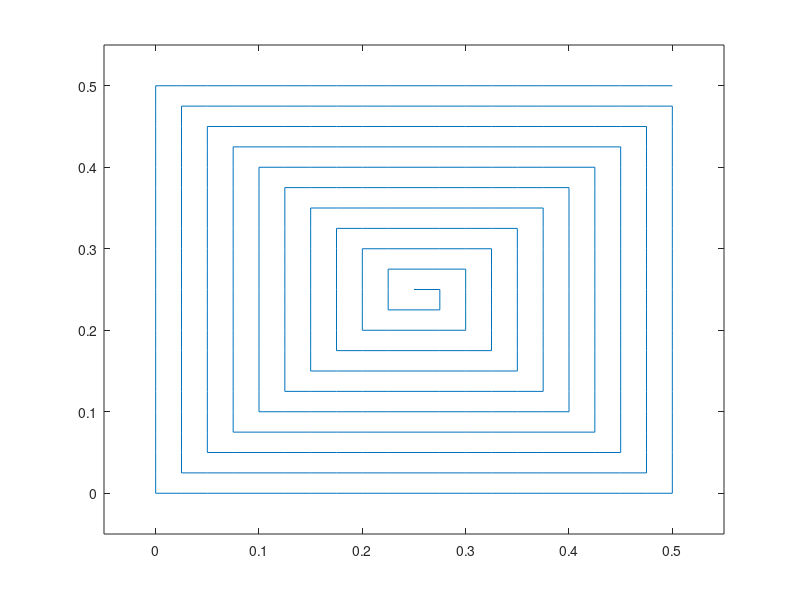

MATLAB code for this plot: (Note: this script raises an error after producing the figure.)
clearvars -except R1 R2
close all HIDDEN
rng(10)

% This code generates Fig.5, where the SNR is plotted as a function of N
% for different non-isotropic conditions of EMI

%Wavelength in meter
lambda = 0.1;

% Wavenumber
kappa = 2*pi/lambda;

%The width and height of an RIS element
d = lambda/4;

% Maximum mumber of elements per dimension
MaxNumOfElements = 21;

%Number of channel realizations
numOfChan = 1000;

% Vector of number of elements per dimension
NumOfElements = 7:2:MaxNumOfElements;

%% System Parameters - as defined in the letter

% Bandidth
Bandwidth = 1e6;

% RIS element area
A = d.^2;

% Total Radiated Power in dBm
PowerdBm = 23;

% Total Radiated Power in mWatt
Power = db2pow(PowerdBm);

% Thermal noise in dBm
SigmaW2dBm = pow2db(Bandwidth) - 174; % -114 dBm;

% Thermal noise in Watt (sigma2_w)
SigmaW2 = db2pow(SigmaW2dBm);

% SNR
Psigma2 = Power/SigmaW2;

% SNR in dB
Psigma2dB = pow2db(Psigma2);

% Channel gain h1
betaH1A = db2pow(-48)*A;

% Channel gain h2
betaH2A = db2pow(-38)*A;

% Channel gain of direct link
betaHd = db2pow(-inf);

% Rho value in dB - ratio between signal power and EMI power
rho = 20;

% Computing the variance of EMI from the rho values in dBm
Sigma2dBm = PowerdBm + pow2db(betaH1A/A) - rho;

% Variance of EMI in mWatt
Sigma2A = db2pow(Sigma2dBm)*A;

%% RIS Elements Coordinates
% Define the antenna elements coordinates according to a spiral
% distribution. See https://oeis.org/A174344 for reference

% Preallocate vectors
x_coordinate = zeros(1,MaxNumOfElements^2);
y_coordinate = zeros(1,MaxNumOfElements^2);

x_coordinate(1) = 0;
y_coordinate(1) = 0;

for n = 2:MaxNumOfElements^2
    x_coordinate(n) = x_coordinate(n-1) + sin(mod(floor(sqrt(4*(n-2)+1)),4)*pi/2);
    y_coordinate(n) = y_coordinate(n-1) + cos(mod(floor(sqrt(4*(n-2)+1)),4)*pi/2);
end

% Move array to the x>0,y>0 quadrant
x_coordinate = x_coordinate-min(x_coordinate);
y_coordinate = y_coordinate-min(y_coordinate);

% Scale coordinates according to the distance d
x_coordinate=x_coordinate*d;
y_coordinate=y_coordinate*d;

% Plot of the antenna coordinates
figure, plot(x_coordinate,y_coordinate,'-')
xlim([-2,MaxNumOfElements+1]*d)
ylim([-2,MaxNumOfElements+1]*d)

%% First and second channel correlation matrices
% R1: first channel

% Angle of arrival properties:
% Theta angle's mean and variance
theta_angle_mean = pi/4;
theta_angle_variance_degrees = 20;
theta_angle_variance = (theta_angle_variance_degrees*pi/180)^2;
% Phi angle's mean and variance
phi_angle_mean = 0;
phi_angle_variance = theta_angle_variance;

% Compute Correlation matrix of h1
R1 = function_RCorrelated(x_coordinate,y_coordinate,theta_angle_mean,theta_angle_variance,...
    phi_angle_mean,phi_angle_variance,kappa);

% R2: second channel

% Angle of arrival properties:
% Theta angle's mean and variance
theta_angle_mean = 0;
theta_angle_variance_degrees = 20;
theta_angle_variance = (theta_angle_variance_degrees*pi/180)^2;
% Phi angle's mean and variance
phi_angle_mean = pi/4;
phi_angle_variance = theta_angle_variance;

% Compute Correlation matrix of h2
R2 = function_RCorrelated(x_coordinate,y_coordinate,theta_angle_mean,theta_angle_variance,...
    phi_angle_mean,phi_angle_variance,kappa);

%% EMI correlation matrices for different variances

% Vector of EMI's variances for phi and theta
variances_vector = ([22.5 45 90 120 Inf]*pi/180).^2;

meanSNR = zeros(numel(variances_vector),numel(NumOfElements));
meanSNR_noEMI = zeros(1,numel(NumOfElements));

for variances_index = 1:numel(variances_vector)
    
    variances = variances_vector(variances_index);
    
    % Rn: EMI
    
    % Angle of arrival properties:
    % Theta angle's mean and variance
    theta_angle_mean = 0;
    theta_angle_variance = variances;
    
    % Phi angle's mean and variance
    phi_angle_mean = -pi/4;
    phi_angle_variance = variances;
    
    % Generate correlation matrix of EMI
    RN = function_RCorrelated(x_coordinate,y_coordinate,theta_angle_mean,theta_angle_variance,...
        phi_angle_mean,phi_angle_variance,kappa);
    
    % Prepare to save results
    SNR = zeros(numOfChan,1);
    SNR_noEMI = zeros(numOfChan,1);
    
    % Loop over number of RIS elements per dimension
    for ii = 1:numel(NumOfElements)
        
        N = NumOfElements(ii)^2;
        
        disp(['N: ',num2str(N)])
        
        % Reduced-size R1 sqrt matrix
        R1sq_i = sqrtm(R1(1:N,1:N));
        
        % Reduced-size R2 sqrt matrix
        R2sq_i = sqrtm(R2(1:N,1:N));
        
        % Reduced-size Rn matrix
        RN_i = RN(1:N,1:N);
        
        % Loop over channel realizations
        for kk = 1:numOfChan
            
            % Random realization of the channel defined on the paper
            h1 = sqrt(betaH1A)*R1sq_i*sqrt(.5)*(randn(N,1) + 1j*randn(N,1)); % First user channel
            h2 = sqrt(betaH2A)*R2sq_i*sqrt(.5)*(randn(N,1) + 1j*randn(N,1)); % Second user channel
            hd = sqrt(betaHd)*sqrt(.5)*(randn(1,1) + 1j*randn(1,1)); % Direct link channel            % Optimal RIS configuration against thermal noise
            
            % Optimal RIS configuration against thermal noise
            theta = diag((exp(1j*(angle(conj(h2).*h1)-angle(hd)))));
            
            % Computation of the effective channel vector g2
            g2 = theta*h2;
            
            % Current SNR value
            SNR(kk) = function_SNR(Power, SigmaW2, g2, h1, hd, Sigma2A,RN_i);
            
            if variances_index == 1
                
                SNR_noEMI(kk) = function_SNR(Power, SigmaW2, g2, h1, hd, 0, RN_i);
            
            end
        end
        
        % Save average SNR
        meanSNR(variances_index,ii) = mean(real(SNR));
        
        if variances_index == 1
            
            meanSNR_noEMI(1,ii) = mean(real(SNR_noEMI));
            
        end
        
    end
    
end

%% Plots
aux = figure(5); hold on, grid on, box on
aux.Position(3:4) = [550 350];
%plot((1:N).^2,SNR_lines(:,1),'LineWidth',2),
plot(NumOfElements.^2,smooth(meanSNR(1,:)),'LineWidth',2,'LineStyle',':','Color',[0 0 1]),
plot(NumOfElements.^2,smooth(meanSNR(2,:)),'LineWidth',2,'LineStyle','-.','Color',[1 0 0]),
plot(NumOfElements.^2,smooth(1.09*meanSNR(4,:)),'LineWidth',2,'LineStyle','--','Color',[0 0 0]),
plot(NumOfElements.^2,smooth(meanSNR(5,:)),'LineWidth',2,'Color',[0 0 0]),
plot(NumOfElements.^2,smooth(meanSNR_noEMI(1,:)),'LineWidth',2,'Color',[0 0 1])
set(gca,'fontsize',18);
xlim([50,400])
ylim([0,6000])
xlabel('Number of elements, $N$','Interpreter','latex');
ylabel('Average SNR','Interpreter','latex');
%legend({'Deviation: $5^{\circ}$','Deviation: $60^{\circ}$','Deviation: $90^{\circ}$','Deviation: $120^{\circ}$','Uniformly distributed','No EMI'},'Interpreter','latex','Location','best')
legend({'$\bar\sigma_\phi = \bar\sigma_\theta = \pi/8$',...
    '$\bar\sigma_\phi = \bar\sigma_\theta = \pi/4$',...
    '$\bar\sigma_\phi = \bar\sigma_\theta = 2\pi/3$',...
    'Isotropic ${\bf R}$',...
    'w/o EMI'},'Interpreter','latex','Location','best')

%% Review Plots

aux = figure(6); hold on, grid on, box on
aux.Position(3:4) = [550 350];
%plot((1:N).^2,SNR_lines(:,1),'LineWidth',2),
plot(NumOfElements.^2,pow2db(smooth(meanSNR(1,:))),'LineWidth',2,'LineStyle',':','Color',[0 0 1]),
plot(NumOfElements.^2,pow2db(smooth(meanSNR(2,:))),'LineWidth',2,'LineStyle','-.','Color',[1 0 0]),
plot(NumOfElements.^2,pow2db(1.09*smooth(meanSNR(4,:))),'LineWidth',2,'LineStyle','--','Color',[0 0 0]),
plot(NumOfElements.^2,pow2db(smooth(meanSNR(5,:))),'LineWidth',2,'Color',[0 0 0]),
plot(NumOfElements.^2,pow2db(smooth(meanSNR_noEMI(1,:))),'LineWidth',2,'Color',[0 0 1])
set(gca,'fontsize',18);
%xlim([50,400])
%ylim([0,6000])
xlabel('Number of elements, $N$','Interpreter','latex');
ylabel('Average SNR in dB','Interpreter','latex');
%legend({'Deviation: $5^{\circ}$','Deviation: $60^{\circ}$','Deviation: $90^{\circ}$','Deviation: $120^{\circ}$','Uniformly distributed','No EMI'},'Interpreter','latex','Location','best')
legend({'$\bar\sigma_\phi = \bar\sigma_\theta = \pi/8$',...
    '$\bar\sigma_\phi = \bar\sigma_\theta = \pi/4$',...
    '$\bar\sigma_\phi = \bar\sigma_\theta = 2\pi/3$',...
    'Isotropic ${\bf R}$',...
    'w/o EMI'},'Interpreter','latex','Location','best')

aux = figure(7); hold on, grid on, box on
aux.Position(3:4) = [550 350];
%plot((1:N).^2,SNR_lines(:,1),'LineWidth',2),
plot(NumOfElements.^2,log2(1+smooth(meanSNR(1,:))),'LineWidth',2,'LineStyle',':','Color',[0 0 1]),
plot(NumOfElements.^2,log2(1+smooth(meanSNR(2,:))),'LineWidth',2,'LineStyle','-.','Color',[1 0 0]),
plot(NumOfElements.^2,log2(1+smooth(1.09*meanSNR(4,:))),'LineWidth',2,'LineStyle','--','Color',[0 0 0]),
plot(NumOfElements.^2,log2(1+smooth(meanSNR(5,:))),'LineWidth',2,'Color',[0 0 0]),
plot(NumOfElements.^2,log2(1+smooth(meanSNR_noEMI(1,:))),'LineWidth',2,'Color',[0 0 1])
set(gca,'fontsize',18);
%xlim([50,400])
%ylim([0,6000])
xlabel('Number of elements, $N$','Interpreter','latex');
ylabel('Capacity in bit/s/Hz','Interpreter','latex');
%legend({'Deviation: $5^{\circ}$','Deviation: $60^{\circ}$','Deviation: $90^{\circ}$','Deviation: $120^{\circ}$','Uniformly distributed','No EMI'},'Interpreter','latex','Location','best')
legend({'$\bar\sigma_\phi = \bar\sigma_\theta = \pi/8$',...
    '$\bar\sigma_\phi = \bar\sigma_\theta = \pi/4$',...
    '$\bar\sigma_\phi = \bar\sigma_\theta = 2\pi/3$',...
    'Isotropic ${\bf R}$',...
    'w/o EMI'},'Interpreter','latex','Location','best')



%%
clear RN R1 R2 Rn_i R1s R2s

%save matlab_fig5.mat